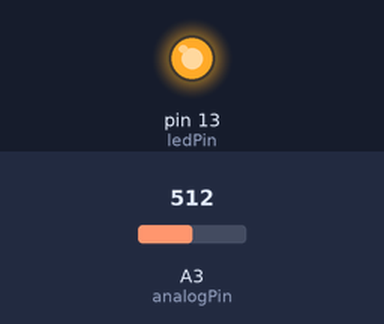
The sketch below on a simulated Arduino Uno, built with avr-gcc and run on an emulated ATmega328P. Parts: output pins drawn as LEDs (lit = HIGH). The inputs (shaded band) are chosen by the test bench; at power-on: A3 (analogPin) = 512.

Above: at 1.2 s.
1.3 s: A3 (analogPin) set to 499
At 2.4 s:
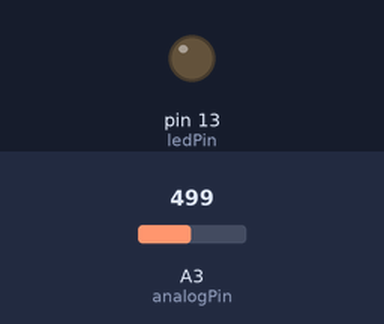
2.8 s: A3 (analogPin) set to 522
At 3.6 s:
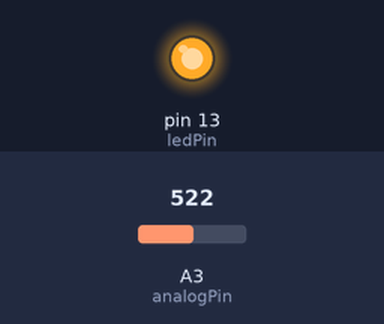
4.3 s: A3 (analogPin) set to 511
At 4.7 s:
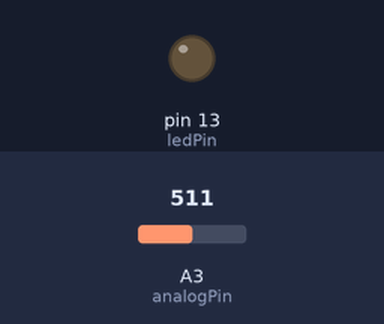
Timing chart, 0 to 7.3 s (numbered marks = the images above; inputs shaded):
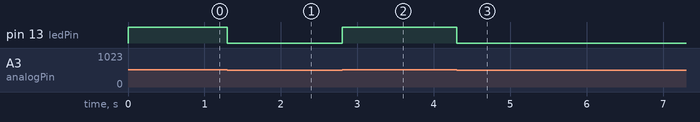

The sketch:

ADconv.ino
```cpp
/* A/D変換                */
/* センサーの値を読み取る   */

int ledPin = 13;          // LEDをデジタルピン13に接続
int analogPin = 3;        // ここにセンサーを接続
int val = 0;              // 読み取った値を格納する変数
int threshold = 512;      // しきい値

void setup(){
  pinMode(ledPin, OUTPUT);   // ピン13を出力に設定
}

void loop(){
  val = analogRead(analogPin);    // アナログピンを読み取る
  if (val >= threshold){
    digitalWrite(ledPin, HIGH);   // LEDをオンに
  } else {
    digitalWrite(ledPin, LOW);    // LEDをオフに
  }
}
```

Measured:
- the behaviour switches between 512 and 511 on A3 (analogPin) (found by bisection; images 0 and 1)
- after the input at 1.3 s, pin 13 (ledPin): HIGH → LOW at once
- after the input at 2.8 s, pin 13 (ledPin): LOW → HIGH at once
- after the input at 4.3 s, pin 13 (ledPin): HIGH → LOW at once
